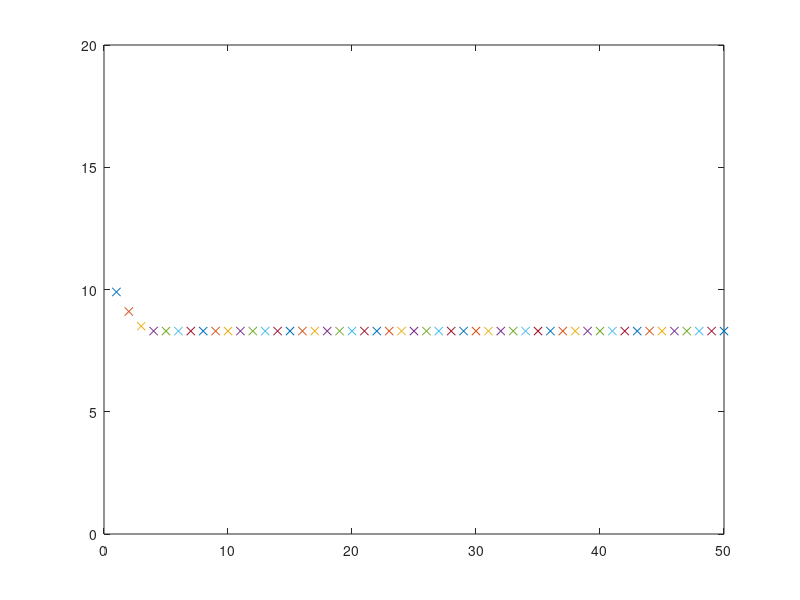

MATLAB code to generate this figure:
clear
clc
n_par = 10;
n_gen =  7;

       %A1  A2  A3  A4  A5  A6  A7
time = [ 0, 15, 37, 16, 24,  7,  6;
        15,  0, 13, 19, 18, 11, 23;
        25, 13,  0, 22, 26, 18, 11;
        16, 20, 23,  0, 22,  8, 12;
        24, 27, 18, 18,  0, 11, 20;
         5, 11, 19, 13, 11,  0, 12;
         6, 19, 21,  3, 18, 12,  0];

disp(time)
parrent = [1 2 3 4 5 6 7];

for u = 1:n_par
    for i = 1:n_gen
        data(u).parr(i).parrent = parrent(i);
        data(u).parr(i).randVal = rand(1);
    end
    data(u).parr(1).randVal = 1;
    data(u).parr(n_gen).randVal = 0;
    [~,index] = sortrows([data(u).parr.randVal].');
    data(u).parr = data(u).parr(index(end:-1:1));
    clear index
end

for u = 1:n_par
    child(u).time = 0;
    for i = 1:n_gen
        child(u).cromosom(i) = data(u).parr(i).parrent;
    end
    for i = 1:n_gen
        if i <= n_gen-1
            child(u).time = child(u).time + time(child(u).cromosom(i),child(u).cromosom(i+1));
        end
    end
end

[~,index] = sortrows([child.time].'); 
child = child(index); 
clear index

fprintf('=============================================\n')
fprintf('Epoch || Fobjektif || Nilai Fitness || Waktu \n')
fprintf('=============================================\n')

for iter = 1:50
    child(10).cromosom = child(1).cromosom;
    child(9).cromosom = child(2).cromosom;
    %%crossover

    cr(1) = child(2).cromosom(5);
    cr(2) = child(2).cromosom(6);
    cr(3) = child(1).cromosom(5);
    cr(4) = child(1).cromosom(6);

    child(10).cromosom(end) = [];
    child(10).cromosom(find(child(10).cromosom == cr(1))) = [];
    child(10).cromosom(find(child(10).cromosom == cr(2))) = [];

    child(9).cromosom(end) = [];
    child(9).cromosom(find(child(9).cromosom == cr(3))) = [];
    child(9).cromosom(find(child(9).cromosom == cr(4))) = [];

    child(10).cromosom(end+1) = cr(1);
    child(10).cromosom(end+1) = cr(2);
    child(10).cromosom(end+1) = 7;
    child(9).cromosom(end+1) = cr(3);
    child(9).cromosom(end+1) = cr(4);
    child(9).cromosom(end+1) = 7;

    %%mutation
    cr(1) = child(9).cromosom(3);
    cr(2) = child(9).cromosom(5);
    cr(3) = child(10).cromosom(3);
    cr(4) = child(10).cromosom(5);

    child(9).cromosom(5) = cr(1);
    child(9).cromosom(3) = cr(2);
    child(10).cromosom(5) = cr(3);
    child(10).cromosom(3) = cr(4);


    for u = 1:n_par
        child(u).time = 0;
        for i = 1:n_gen
            if i <= n_gen-1
                child(u).time = child(u).time + time(child(u).cromosom(i),child(u).cromosom(i+1));
            end
        end
        child(u).fitness  = 1/(1+child(u).time);
    end
    
    avgObj = 0;
    for i = 1:n_par
        avgObj = avgObj + child(i).time;
    end
    avgObj = avgObj/10;
    fObj = avgObj - child(1).time;

    %===============OUTPUT style=================
    figure(1)
    plot(iter, fObj, 'x');
    hold on
    axis([0 iter 0 20])
    fmt = '%d  %1.3f   %d \n';
    fprintf(fmt,iter, fObj, child(1).time)
    %=============================================
    
    [~,index] = sortrows([child.time].');
    child = child(index);
    clear index

end
